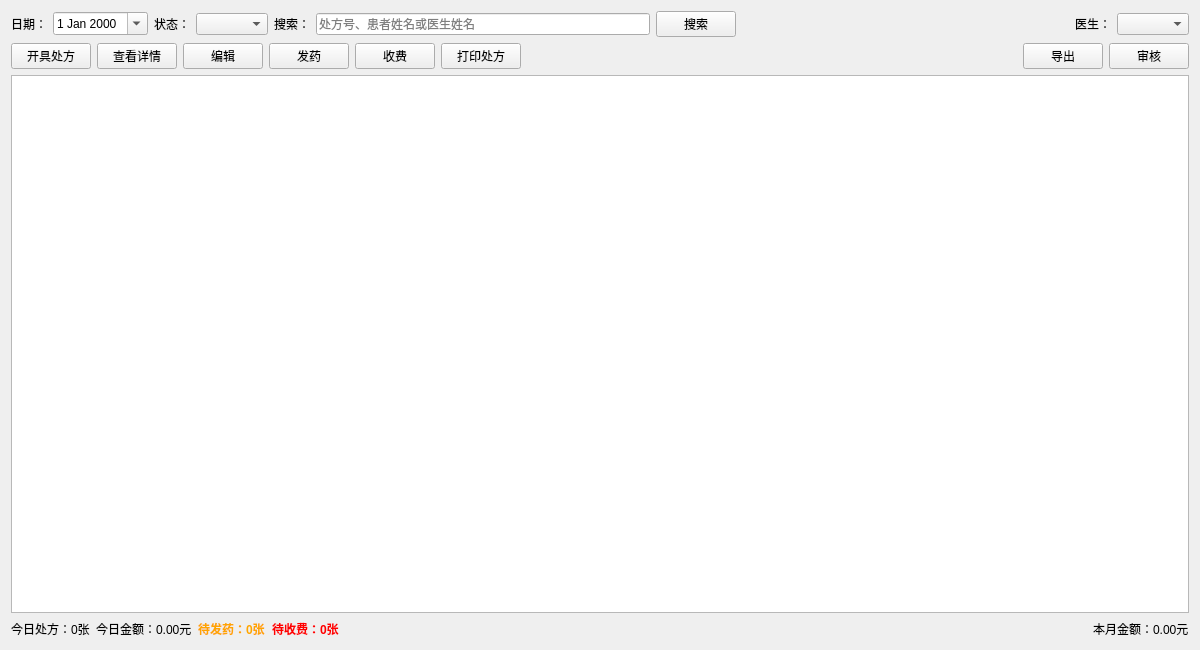
<?xml version="1.0" encoding="UTF-8"?>
<ui version="4.0">
<class>Prescriptionview</class>
<widget class="QWidget" name="Prescriptionview">
 <property name="geometry">
  <rect>
   <x>0</x>
   <y>0</y>
   <width>1200</width>
   <height>650</height>
  </rect>
 </property>
 <property name="windowTitle">
  <string>处方管理</string>
 </property>
 <layout class="QVBoxLayout" name="verticalLayout">
  <item>
   <layout class="QHBoxLayout" name="filterLayout">
    <item>
     <widget class="QLabel" name="label">
      <property name="text">
       <string>日期：</string>
      </property>
     </widget>
    </item>
    <item>
     <widget class="QDateEdit" name="dateFilter">
      <property name="calendarPopup">
       <bool>true</bool>
      </property>
     </widget>
    </item>
    <item>
     <widget class="QLabel" name="label_2">
      <property name="text">
       <string>状态：</string>
      </property>
     </widget>
    </item>
    <item>
     <widget class="QComboBox" name="cmbStatus">
     </widget>
    </item>
    <item>
     <widget class="QLabel" name="label_3">
      <property name="text">
       <string>搜索：</string>
      </property>
     </widget>
    </item>
    <item>
     <widget class="QLineEdit" name="txtSearch">
      <property name="placeholderText">
       <string>处方号、患者姓名或医生姓名</string>
      </property>
     </widget>
    </item>
    <item>
     <widget class="QPushButton" name="btnSearch">
      <property name="text">
       <string>搜索</string>
      </property>
     </widget>
    </item>
    <item>
     <spacer name="horizontalSpacer">
      <property name="orientation">
       <enum>Qt::Horizontal</enum>
      </property>
      <property name="sizeHint" stdset="0">
       <size>
        <width>40</width>
        <height>20</height>
       </size>
      </property>
     </spacer>
    </item>
    <item>
     <widget class="QLabel" name="label_4">
      <property name="text">
       <string>医生：</string>
      </property>
     </widget>
    </item>
    <item>
     <widget class="QComboBox" name="cmbDoctor">
     </widget>
    </item>
   </layout>
  </item>
  <item>
   <layout class="QHBoxLayout" name="buttonLayout">
    <item>
     <widget class="QPushButton" name="btnAdd">
      <property name="text">
       <string>开具处方</string>
      </property>
     </widget>
    </item>
    <item>
     <widget class="QPushButton" name="btnView">
      <property name="text">
       <string>查看详情</string>
      </property>
     </widget>
    </item>
    <item>
     <widget class="QPushButton" name="btnEdit">
      <property name="text">
       <string>编辑</string>
      </property>
     </widget>
    </item>
    <item>
     <widget class="QPushButton" name="btnDispense">
      <property name="text">
       <string>发药</string>
      </property>
     </widget>
    </item>
    <item>
     <widget class="QPushButton" name="btnPayment">
      <property name="text">
       <string>收费</string>
      </property>
     </widget>
    </item>
    <item>
     <widget class="QPushButton" name="btnPrint">
      <property name="text">
       <string>打印处方</string>
      </property>
     </widget>
    </item>
    <item>
     <spacer name="horizontalSpacer_2">
      <property name="orientation">
       <enum>Qt::Horizontal</enum>
      </property>
      <property name="sizeHint" stdset="0">
       <size>
        <width>40</width>
        <height>20</height>
       </size>
      </property>
     </spacer>
    </item>
    <item>
     <widget class="QPushButton" name="btnExport">
      <property name="text">
       <string>导出</string>
      </property>
     </widget>
    </item>
    <item>
     <widget class="QPushButton" name="btnAudit">
      <property name="text">
       <string>审核</string>
      </property>
     </widget>
    </item>
   </layout>
  </item>
  <item>
   <widget class="QTableView" name="tableView">
    <property name="alternatingRowColors">
     <bool>true</bool>
    </property>
    <property name="selectionMode">
     <enum>QAbstractItemView::SingleSelection</enum>
    </property>
    <property name="selectionBehavior">
     <enum>QAbstractItemView::SelectRows</enum>
    </property>
    <property name="sortingEnabled">
     <bool>true</bool>
    </property>
   </widget>
  </item>
  <item>
   <layout class="QHBoxLayout" name="statsLayout">
    <item>
     <widget class="QLabel" name="lblTodayPrescription">
      <property name="text">
       <string>今日处方：0张</string>
      </property>
     </widget>
    </item>
    <item>
     <widget class="QLabel" name="lblTodayAmount">
      <property name="text">
       <string>今日金额：0.00元</string>
      </property>
     </widget>
    </item>
    <item>
     <widget class="QLabel" name="lblPendingDispense">
      <property name="text">
       <string>待发药：0张</string>
      </property>
      <property name="styleSheet">
       <string notr="true">color: orange; font-weight: bold;</string>
      </property>
     </widget>
    </item>
    <item>
     <widget class="QLabel" name="lblUnpaid">
      <property name="text">
       <string>待收费：0张</string>
      </property>
      <property name="styleSheet">
       <string notr="true">color: red; font-weight: bold;</string>
      </property>
     </widget>
    </item>
    <item>
     <spacer name="horizontalSpacer_3">
      <property name="orientation">
       <enum>Qt::Horizontal</enum>
      </property>
      <property name="sizeHint" stdset="0">
       <size>
        <width>40</width>
        <height>20</height>
       </size>
      </property>
     </spacer>
    </item>
    <item>
     <widget class="QLabel" name="lblMonthAmount">
      <property name="text">
       <string>本月金额：0.00元</string>
      </property>
     </widget>
    </item>
   </layout>
  </item>
 </layout>
</widget>
<resources/>
<connections/>
</ui>
